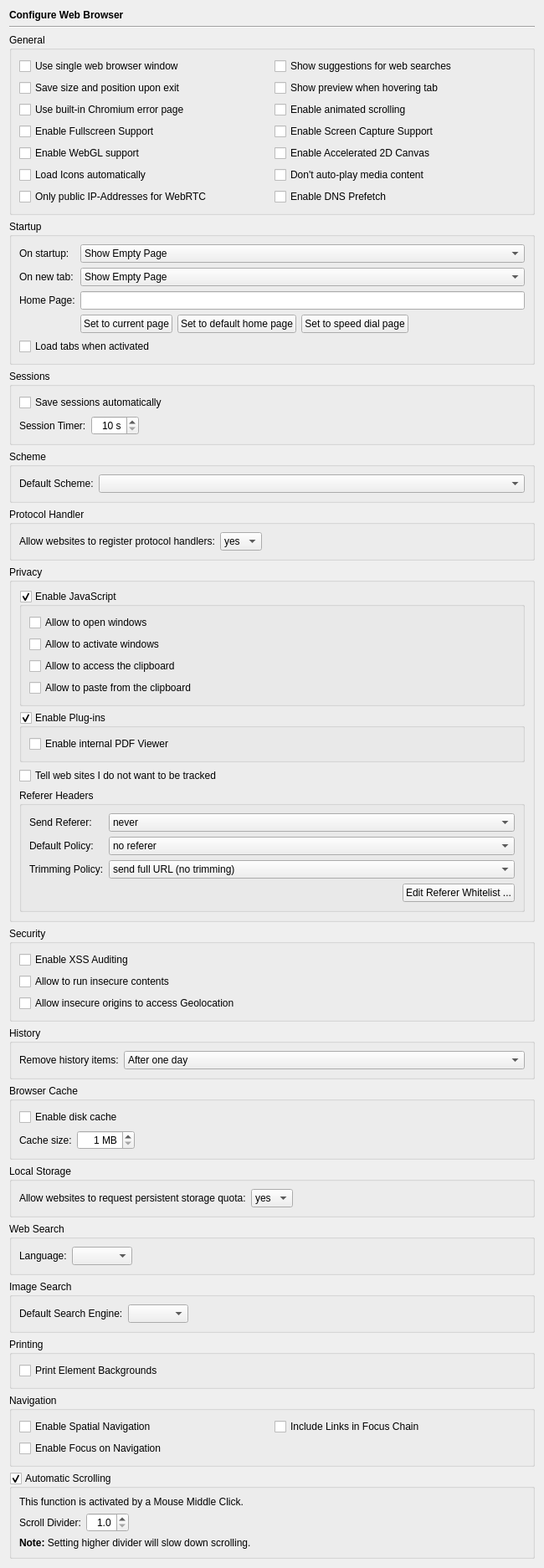
<?xml version="1.0" encoding="UTF-8"?>
<ui version="4.0">
 <class>WebBrowserPage</class>
 <widget class="QWidget" name="WebBrowserPage">
  <property name="geometry">
   <rect>
    <x>0</x>
    <y>0</y>
    <width>650</width>
    <height>1630</height>
   </rect>
  </property>
  <layout class="QVBoxLayout" name="verticalLayout_6">
   <item>
    <widget class="QLabel" name="headerLabel">
     <property name="text">
      <string>&lt;b&gt;Configure Web Browser&lt;/b&gt;</string>
     </property>
    </widget>
   </item>
   <item>
    <widget class="Line" name="line17">
     <property name="frameShape">
      <enum>QFrame::HLine</enum>
     </property>
     <property name="frameShadow">
      <enum>QFrame::Sunken</enum>
     </property>
     <property name="orientation">
      <enum>Qt::Horizontal</enum>
     </property>
    </widget>
   </item>
   <item>
    <widget class="QGroupBox" name="groupBox_4">
     <property name="title">
      <string>General</string>
     </property>
     <layout class="QGridLayout" name="gridLayout_5">
      <item row="0" column="0">
       <widget class="QCheckBox" name="singleHelpWindowCheckBox">
        <property name="toolTip">
         <string>Select to use a single web browser window only</string>
        </property>
        <property name="text">
         <string>Use single web browser window</string>
        </property>
       </widget>
      </item>
      <item row="0" column="1">
       <widget class="QCheckBox" name="webSuggestionsCheckBox">
        <property name="toolTip">
         <string>Select to enable suggestions for web searches</string>
        </property>
        <property name="text">
         <string>Show suggestions for web searches</string>
        </property>
       </widget>
      </item>
      <item row="1" column="0">
       <widget class="QCheckBox" name="saveGeometryCheckBox">
        <property name="toolTip">
         <string>Select to save the window size and position</string>
        </property>
        <property name="text">
         <string>Save size and position upon exit</string>
        </property>
       </widget>
      </item>
      <item row="1" column="1">
       <widget class="QCheckBox" name="showTabPreviews">
        <property name="toolTip">
         <string>Select to show a page preview when the mouse hovers over the tab</string>
        </property>
        <property name="text">
         <string>Show preview when hovering tab</string>
        </property>
       </widget>
      </item>
      <item row="2" column="0">
       <widget class="QCheckBox" name="errorPageCheckBox">
        <property name="toolTip">
         <string>Select to enable displaying the built-in Chromium error pages.</string>
        </property>
        <property name="text">
         <string>Use built-in Chromium error page</string>
        </property>
       </widget>
      </item>
      <item row="2" column="1">
       <widget class="QCheckBox" name="scrollingCheckBox">
        <property name="toolTip">
         <string>Select to activate animated scrolling</string>
        </property>
        <property name="text">
         <string>Enable animated scrolling</string>
        </property>
       </widget>
      </item>
      <item row="3" column="0">
       <widget class="QCheckBox" name="fullscreenCheckBox">
        <property name="toolTip">
         <string>Select to enable fullscreen support</string>
        </property>
        <property name="text">
         <string>Enable Fullscreen Support</string>
        </property>
       </widget>
      </item>
      <item row="3" column="1">
       <widget class="QCheckBox" name="screenCaptureCheckBox">
        <property name="toolTip">
         <string>Select to enable screen capture support</string>
        </property>
        <property name="text">
         <string>Enable Screen Capture Support</string>
        </property>
       </widget>
      </item>
      <item row="4" column="0">
       <widget class="QCheckBox" name="webGLCheckBox">
        <property name="toolTip">
         <string>Select to enable support for WebGL</string>
        </property>
        <property name="text">
         <string>Enable WebGL support</string>
        </property>
       </widget>
      </item>
      <item row="4" column="1">
       <widget class="QCheckBox" name="accelerated2dCanvasCheckBox">
        <property name="toolTip">
         <string>Select to enable support for accelerated 2D canvas using OpenGL</string>
        </property>
        <property name="text">
         <string>Enable Accelerated 2D Canvas</string>
        </property>
       </widget>
      </item>
      <item row="5" column="0">
       <widget class="QCheckBox" name="autoloadIconsCheckBox">
        <property name="toolTip">
         <string>Select to load web site icons automatically</string>
        </property>
        <property name="text">
         <string>Load Icons automatically</string>
        </property>
       </widget>
      </item>
      <item row="5" column="1">
       <widget class="QCheckBox" name="autoplayMediaCheckBox">
        <property name="toolTip">
         <string>Select, to inhibit playback of media content until the user interacts with the page</string>
        </property>
        <property name="text">
         <string>Don't auto-play media content</string>
        </property>
       </widget>
      </item>
      <item row="6" column="0">
       <widget class="QCheckBox" name="webRtcPublicOnlyCheckBox">
        <property name="toolTip">
         <string>Select to limit WebRTC to public IP addresses only</string>
        </property>
        <property name="text">
         <string>Only public IP-Addresses for WebRTC</string>
        </property>
       </widget>
      </item>
      <item row="6" column="1">
       <widget class="QCheckBox" name="dnsPrefetchCheckBox">
        <property name="toolTip">
         <string>Select to try to pre-fetch DNS entries to speed up browsing</string>
        </property>
        <property name="text">
         <string>Enable DNS Prefetch</string>
        </property>
       </widget>
      </item>
     </layout>
    </widget>
   </item>
   <item>
    <widget class="QGroupBox" name="startupGroupBox">
     <property name="title">
      <string>Startup</string>
     </property>
     <layout class="QGridLayout" name="gridLayout_3">
      <item row="0" column="0">
       <widget class="QLabel" name="label">
        <property name="text">
         <string>On startup:</string>
        </property>
       </widget>
      </item>
      <item row="0" column="1" colspan="4">
       <widget class="QComboBox" name="startupCombo">
        <property name="toolTip">
         <string>Select the startup behavior</string>
        </property>
        <item>
         <property name="text">
          <string>Show Empty Page</string>
         </property>
        </item>
        <item>
         <property name="text">
          <string>Show Home Page</string>
         </property>
        </item>
        <item>
         <property name="text">
          <string>Show Speed Dial</string>
         </property>
        </item>
        <item>
         <property name="text">
          <string>Restore Session</string>
         </property>
        </item>
        <item>
         <property name="text">
          <string>Select Session</string>
         </property>
        </item>
       </widget>
      </item>
      <item row="1" column="0">
       <widget class="QLabel" name="label_12">
        <property name="text">
         <string>On new tab:</string>
        </property>
       </widget>
      </item>
      <item row="1" column="1" colspan="4">
       <widget class="QComboBox" name="newTabCombo">
        <property name="toolTip">
         <string>Select the behavior of new tabs</string>
        </property>
        <item>
         <property name="text">
          <string>Show Empty Page</string>
         </property>
        </item>
        <item>
         <property name="text">
          <string>Show Home Page</string>
         </property>
        </item>
        <item>
         <property name="text">
          <string>Show Speed Dial</string>
         </property>
        </item>
       </widget>
      </item>
      <item row="2" column="0">
       <widget class="QLabel" name="homePageLabel">
        <property name="text">
         <string>Home Page:</string>
        </property>
       </widget>
      </item>
      <item row="2" column="1" colspan="4">
       <widget class="QLineEdit" name="homePageEdit">
        <property name="toolTip">
         <string>Enter the desired home page</string>
        </property>
       </widget>
      </item>
      <item row="3" column="1">
       <widget class="QPushButton" name="setCurrentPageButton">
        <property name="toolTip">
         <string>Press to set the current page as the home page</string>
        </property>
        <property name="text">
         <string>Set to current page</string>
        </property>
       </widget>
      </item>
      <item row="3" column="2">
       <widget class="QPushButton" name="defaultHomeButton">
        <property name="toolTip">
         <string>Press to set the default home page</string>
        </property>
        <property name="text">
         <string>Set to default home page</string>
        </property>
       </widget>
      </item>
      <item row="3" column="3">
       <widget class="QPushButton" name="setSpeedDialPageButton">
        <property name="toolTip">
         <string>Press to set the speed dial as the home page</string>
        </property>
        <property name="text">
         <string>Set to speed dial page</string>
        </property>
       </widget>
      </item>
      <item row="3" column="4">
       <spacer name="horizontalSpacer_2">
        <property name="orientation">
         <enum>Qt::Horizontal</enum>
        </property>
        <property name="sizeHint" stdset="0">
         <size>
          <width>160</width>
          <height>20</height>
         </size>
        </property>
       </spacer>
      </item>
      <item row="4" column="0" colspan="5">
       <widget class="QCheckBox" name="loadTabOnActivationCheckBox">
        <property name="toolTip">
         <string>Select to load restored tabs when they are activated</string>
        </property>
        <property name="text">
         <string>Load tabs when activated</string>
        </property>
       </widget>
      </item>
     </layout>
     <zorder>label</zorder>
     <zorder>startupCombo</zorder>
     <zorder>homePageLabel</zorder>
     <zorder>homePageEdit</zorder>
     <zorder>setCurrentPageButton</zorder>
     <zorder>defaultHomeButton</zorder>
     <zorder>label_12</zorder>
     <zorder>newTabCombo</zorder>
     <zorder>loadTabOnActivationCheckBox</zorder>
     <zorder>setSpeedDialPageButton</zorder>
    </widget>
   </item>
   <item>
    <widget class="QGroupBox" name="groupBox_8">
     <property name="title">
      <string>Sessions</string>
     </property>
     <layout class="QGridLayout" name="gridLayout_6">
      <item row="0" column="0" colspan="3">
       <widget class="QCheckBox" name="saveSessionCheckBox">
        <property name="toolTip">
         <string>Select to save sessions automatically</string>
        </property>
        <property name="text">
         <string>Save sessions automatically</string>
        </property>
       </widget>
      </item>
      <item row="1" column="0">
       <widget class="QLabel" name="label_13">
        <property name="text">
         <string>Session Timer:</string>
        </property>
       </widget>
      </item>
      <item row="1" column="1">
       <widget class="QSpinBox" name="sessionTimerSpinBox">
        <property name="toolTip">
         <string>Enter the time to save sessions</string>
        </property>
        <property name="alignment">
         <set>Qt::AlignRight|Qt::AlignTrailing|Qt::AlignVCenter</set>
        </property>
        <property name="suffix">
         <string> s</string>
        </property>
        <property name="minimum">
         <number>10</number>
        </property>
        <property name="maximum">
         <number>180</number>
        </property>
        <property name="singleStep">
         <number>1</number>
        </property>
       </widget>
      </item>
      <item row="1" column="2">
       <spacer name="horizontalSpacer_8">
        <property name="orientation">
         <enum>Qt::Horizontal</enum>
        </property>
        <property name="sizeHint" stdset="0">
         <size>
          <width>443</width>
          <height>20</height>
         </size>
        </property>
       </spacer>
      </item>
     </layout>
    </widget>
   </item>
   <item>
    <widget class="QGroupBox" name="groupBox_2">
     <property name="title">
      <string>Scheme</string>
     </property>
     <layout class="QGridLayout" name="gridLayout_4">
      <item row="0" column="0">
       <widget class="QLabel" name="label_3">
        <property name="text">
         <string>Default Scheme:</string>
        </property>
       </widget>
      </item>
      <item row="0" column="1">
       <widget class="QComboBox" name="defaultSchemeCombo">
        <property name="sizePolicy">
         <sizepolicy hsizetype="Expanding" vsizetype="Fixed">
          <horstretch>0</horstretch>
          <verstretch>0</verstretch>
         </sizepolicy>
        </property>
        <property name="toolTip">
         <string>Select the default scheme</string>
        </property>
        <property name="whatsThis">
         <string>&lt;b&gt;Default Scheme&lt;/b&gt;&lt;p&gt;Select the default scheme. This scheme is prepended to URLs, that don't contain one.&lt;/p&gt;</string>
        </property>
        <property name="editable">
         <bool>false</bool>
        </property>
       </widget>
      </item>
     </layout>
    </widget>
   </item>
   <item>
    <widget class="QGroupBox" name="groupBox_11">
     <property name="title">
      <string>Protocol Handler</string>
     </property>
     <layout class="QHBoxLayout" name="horizontalLayout_8">
      <item>
       <widget class="QLabel" name="label_18">
        <property name="text">
         <string>Allow websites to register protocol handlers:</string>
        </property>
       </widget>
      </item>
      <item>
       <widget class="QComboBox" name="protocolHandlerComboBox">
        <property name="toolTip">
         <string>Select how to allow websites to register protocol handlers via &quot;navigator.registerProtocolHandler&quot;</string>
        </property>
        <item>
         <property name="text">
          <string>yes</string>
         </property>
        </item>
        <item>
         <property name="text">
          <string>no</string>
         </property>
        </item>
        <item>
         <property name="text">
          <string>ask</string>
         </property>
        </item>
       </widget>
      </item>
      <item>
       <spacer name="horizontalSpacer_9">
        <property name="orientation">
         <enum>Qt::Horizontal</enum>
        </property>
        <property name="sizeHint" stdset="0">
         <size>
          <width>272</width>
          <height>20</height>
         </size>
        </property>
       </spacer>
      </item>
     </layout>
    </widget>
   </item>
   <item>
    <widget class="QGroupBox" name="privacyGroup">
     <property name="title">
      <string>Privacy</string>
     </property>
     <layout class="QVBoxLayout" name="verticalLayout_5">
      <item>
       <widget class="QGroupBox" name="javaScriptGroup">
        <property name="toolTip">
         <string>Select to enable JavaScript support</string>
        </property>
        <property name="title">
         <string>Enable JavaScript</string>
        </property>
        <property name="checkable">
         <bool>true</bool>
        </property>
        <layout class="QVBoxLayout" name="verticalLayout_2">
         <item>
          <widget class="QCheckBox" name="jsOpenWindowsCheckBox">
           <property name="toolTip">
            <string>Select to allow JavaScript to open windows</string>
           </property>
           <property name="text">
            <string>Allow to open windows</string>
           </property>
          </widget>
         </item>
         <item>
          <widget class="QCheckBox" name="jsActivateWindowsCheckBox">
           <property name="toolTip">
            <string>Select to allow JavaScript to activate windows</string>
           </property>
           <property name="text">
            <string>Allow to activate windows</string>
           </property>
          </widget>
         </item>
         <item>
          <widget class="QCheckBox" name="jsClipboardCheckBox">
           <property name="toolTip">
            <string>Select to allow JavaScript to access the clipboard</string>
           </property>
           <property name="text">
            <string>Allow to access the clipboard</string>
           </property>
          </widget>
         </item>
         <item>
          <widget class="QCheckBox" name="jsPasteCheckBox">
           <property name="toolTip">
            <string>Select to allow JavaScript to paste from the clipboard (this needs access to the clipboard)</string>
           </property>
           <property name="text">
            <string>Allow to paste from the clipboard</string>
           </property>
          </widget>
         </item>
        </layout>
       </widget>
      </item>
      <item>
       <widget class="QGroupBox" name="pluginsGroup">
        <property name="toolTip">
         <string>Select to enable plugins in web pages</string>
        </property>
        <property name="title">
         <string>Enable Plug-ins</string>
        </property>
        <property name="checkable">
         <bool>true</bool>
        </property>
        <layout class="QVBoxLayout" name="verticalLayout_3">
         <item>
          <widget class="QCheckBox" name="pdfViewerCheckBox">
           <property name="toolTip">
            <string>Select to enable the built-in PDF Viewer</string>
           </property>
           <property name="text">
            <string>Enable internal PDF Viewer</string>
           </property>
          </widget>
         </item>
        </layout>
       </widget>
      </item>
      <item>
       <widget class="QCheckBox" name="doNotTrackCheckBox">
        <property name="toolTip">
         <string>Select to enabled the &quot;Do Not Track&quot; feature</string>
        </property>
        <property name="text">
         <string>Tell web sites I do not want to be tracked</string>
        </property>
       </widget>
      </item>
      <item>
       <widget class="QGroupBox" name="groupBox_9">
        <property name="title">
         <string>Referer Headers</string>
        </property>
        <layout class="QGridLayout" name="gridLayout_7">
         <item row="0" column="0">
          <widget class="QLabel" name="label_14">
           <property name="text">
            <string>Send Referer:</string>
           </property>
          </widget>
         </item>
         <item row="0" column="1">
          <widget class="QComboBox" name="refererSendComboBox">
           <property name="sizePolicy">
            <sizepolicy hsizetype="Expanding" vsizetype="Fixed">
             <horstretch>0</horstretch>
             <verstretch>0</verstretch>
            </sizepolicy>
           </property>
           <property name="toolTip">
            <string>Select when to send a referer header (independent of origin)</string>
           </property>
           <property name="whatsThis">
            <string>&lt;b&gt;Send Referer&lt;/b&gt;
&lt;p&gt;Select, when to send a referer header. This is independent of the requested URL. If a referer header is to be sent, further rules will be applied.&lt;/p&gt;</string>
           </property>
           <item>
            <property name="text">
             <string>never</string>
            </property>
           </item>
           <item>
            <property name="text">
             <string>on click only</string>
            </property>
           </item>
           <item>
            <property name="text">
             <string>always</string>
            </property>
           </item>
          </widget>
         </item>
         <item row="1" column="0">
          <widget class="QLabel" name="label_16">
           <property name="text">
            <string>Default Policy:</string>
           </property>
          </widget>
         </item>
         <item row="1" column="1">
          <widget class="QComboBox" name="refererDefaultPolicyCcomboBox">
           <property name="sizePolicy">
            <sizepolicy hsizetype="Expanding" vsizetype="Fixed">
             <horstretch>0</horstretch>
             <verstretch>0</verstretch>
            </sizepolicy>
           </property>
           <property name="toolTip">
            <string>Select when to send a referer header depending on origin</string>
           </property>
           <property name="whatsThis">
            <string>&lt;b&gt;Default Policy&lt;/b&gt;
&lt;p&gt;Select when to send a referer header depending on origin.&lt;/p&gt;
&lt;ul&gt;
&lt;li&gt;no referer - don't send a referer header&lt;/li&gt;
&lt;li&gt;only when same origin - don't send a referer header if the origin of the target is different&lt;/li&gt;
&lt;li&gt;only origin when cross origin - send trimmed referer header only when same origin, the referer origin when the target is potentially trustworthy and no header otherwise&lt;/li&gt;
&lt;li&gt;no referer when downgrading - don't send a referer header when the target is not potentially trustworthy&lt;/li&gt;
&lt;/ul&gt;</string>
           </property>
           <item>
            <property name="text">
             <string>no referer</string>
            </property>
           </item>
           <item>
            <property name="text">
             <string>only when same origin</string>
            </property>
           </item>
           <item>
            <property name="text">
             <string>only origin when cross origin</string>
            </property>
           </item>
           <item>
            <property name="text">
             <string>no referer when downgrading</string>
            </property>
           </item>
          </widget>
         </item>
         <item row="2" column="0">
          <widget class="QLabel" name="label_15">
           <property name="text">
            <string>Trimming Policy:</string>
           </property>
          </widget>
         </item>
         <item row="2" column="1">
          <widget class="QComboBox" name="refererTrimmingPolicyComboBox">
           <property name="sizePolicy">
            <sizepolicy hsizetype="Expanding" vsizetype="Fixed">
             <horstretch>0</horstretch>
             <verstretch>0</verstretch>
            </sizepolicy>
           </property>
           <property name="toolTip">
            <string>Select how the referer URL shall be trimmed</string>
           </property>
           <property name="whatsThis">
            <string>&lt;b&gt;Trimming Policy&lt;/b&gt;
&lt;p&gt;Select how the referer URL shall be trimmed. The selected rule is applied, when sending a complete referer URL.&lt;/p&gt;
&lt;ul&gt;
&lt;li&gt;send full URL (no trimming) - this does not perform any trimming beyond removing the user information and any fragment&lt;/li&gt;
&lt;li&gt;send the URL without its query string - this removes the user information and the query string&lt;/li&gt;
&lt;li&gt;only send the origin - this shortens the referer URL to the origin, i.e. scheme, host and port only&lt;/li&gt;
&lt;/ul&gt;</string>
           </property>
           <item>
            <property name="text">
             <string>send full URL (no trimming)</string>
            </property>
           </item>
           <item>
            <property name="text">
             <string>send the URL without its query string</string>
            </property>
           </item>
           <item>
            <property name="text">
             <string>only send the origin</string>
            </property>
           </item>
          </widget>
         </item>
         <item row="3" column="0" colspan="2">
          <layout class="QHBoxLayout" name="horizontalLayout_4">
           <item>
            <spacer name="horizontalSpacer_6">
             <property name="orientation">
              <enum>Qt::Horizontal</enum>
             </property>
             <property name="sizeHint" stdset="0">
              <size>
               <width>268</width>
               <height>20</height>
              </size>
             </property>
            </spacer>
           </item>
           <item>
            <widget class="QPushButton" name="refererWhitelistButton">
             <property name="toolTip">
              <string>Press to edit the list of whitelisted hosts</string>
             </property>
             <property name="text">
              <string>Edit Referer Whitelist ...</string>
             </property>
            </widget>
           </item>
          </layout>
         </item>
        </layout>
       </widget>
      </item>
     </layout>
    </widget>
   </item>
   <item>
    <widget class="QGroupBox" name="groupBox_6">
     <property name="title">
      <string>Security</string>
     </property>
     <layout class="QVBoxLayout" name="verticalLayout_4">
      <item>
       <widget class="QCheckBox" name="xssAuditingCheckBox">
        <property name="toolTip">
         <string>Select to enable XSS auditing</string>
        </property>
        <property name="whatsThis">
         <string>&lt;b&gt;Enable XSS Auditing&lt;/b&gt;
&lt;p&gt;This selects whether load requests should be monitored for cross-site scripting attempts. Suspicious scripts will be blocked. These will be reported in the JavaScript console. Enabling this feature might have an impact on performance.&lt;/p&gt;</string>
        </property>
        <property name="text">
         <string>Enable XSS Auditing</string>
        </property>
       </widget>
      </item>
      <item>
       <widget class="QCheckBox" name="insecureContentsCheckBox">
        <property name="toolTip">
         <string>Select to allow HTTPS pages to run JavaScript, CSS, plugins or web-sockets from HTTP URLs</string>
        </property>
        <property name="text">
         <string>Allow to run insecure contents</string>
        </property>
       </widget>
      </item>
      <item>
       <widget class="QCheckBox" name="insecureGeolocationCheckBox">
        <property name="toolTip">
         <string>Select to allow insecure origins (i.e. those not having an https:// URL) to request Geolocation features.</string>
        </property>
        <property name="text">
         <string>Allow insecure origins to access Geolocation</string>
        </property>
       </widget>
      </item>
     </layout>
    </widget>
   </item>
   <item>
    <widget class="QGroupBox" name="groupBox">
     <property name="title">
      <string>History</string>
     </property>
     <layout class="QHBoxLayout" name="horizontalLayout">
      <item>
       <widget class="QLabel" name="label_4">
        <property name="text">
         <string>Remove history items:</string>
        </property>
       </widget>
      </item>
      <item>
       <widget class="QComboBox" name="expireHistory">
        <property name="sizePolicy">
         <sizepolicy hsizetype="Expanding" vsizetype="Fixed">
          <horstretch>0</horstretch>
          <verstretch>0</verstretch>
         </sizepolicy>
        </property>
        <property name="toolTip">
         <string>Select the period for expiration of history entries</string>
        </property>
        <item>
         <property name="text">
          <string>After one day</string>
         </property>
        </item>
        <item>
         <property name="text">
          <string>After one week</string>
         </property>
        </item>
        <item>
         <property name="text">
          <string>After two weeks</string>
         </property>
        </item>
        <item>
         <property name="text">
          <string>After one month</string>
         </property>
        </item>
        <item>
         <property name="text">
          <string>After one year</string>
         </property>
        </item>
        <item>
         <property name="text">
          <string>Manually</string>
         </property>
        </item>
        <item>
         <property name="text">
          <string>On application exit</string>
         </property>
        </item>
       </widget>
      </item>
     </layout>
    </widget>
   </item>
   <item>
    <widget class="QGroupBox" name="cacheGroup">
     <property name="title">
      <string>Browser Cache</string>
     </property>
     <layout class="QGridLayout" name="gridLayout_2">
      <item row="0" column="0" colspan="3">
       <widget class="QCheckBox" name="diskCacheCheckBox">
        <property name="text">
         <string>Enable disk cache</string>
        </property>
       </widget>
      </item>
      <item row="1" column="0">
       <widget class="QLabel" name="label_7">
        <property name="text">
         <string>Cache size:</string>
        </property>
       </widget>
      </item>
      <item row="1" column="1">
       <widget class="QSpinBox" name="cacheSizeSpinBox">
        <property name="toolTip">
         <string>Enter the maximum size of the disk cache</string>
        </property>
        <property name="alignment">
         <set>Qt::AlignRight|Qt::AlignTrailing|Qt::AlignVCenter</set>
        </property>
        <property name="suffix">
         <string> MB</string>
        </property>
        <property name="minimum">
         <number>1</number>
        </property>
        <property name="maximum">
         <number>999</number>
        </property>
       </widget>
      </item>
      <item row="1" column="2">
       <spacer name="horizontalSpacer">
        <property name="orientation">
         <enum>Qt::Horizontal</enum>
        </property>
        <property name="sizeHint" stdset="0">
         <size>
          <width>410</width>
          <height>20</height>
         </size>
        </property>
       </spacer>
      </item>
     </layout>
    </widget>
   </item>
   <item>
    <widget class="QGroupBox" name="groupBox_10">
     <property name="title">
      <string>Local Storage</string>
     </property>
     <layout class="QHBoxLayout" name="horizontalLayout_7">
      <item>
       <widget class="QLabel" name="label_17">
        <property name="text">
         <string>Allow websites to request persistent storage quota:</string>
        </property>
       </widget>
      </item>
      <item>
       <widget class="QComboBox" name="requestQuotaComboBox">
        <property name="toolTip">
         <string>Select how to allow websites to request persistent storage quota via &quot;navigator.webkitPersistentStorage.requestQuota&quot;</string>
        </property>
        <item>
         <property name="text">
          <string>yes</string>
         </property>
        </item>
        <item>
         <property name="text">
          <string>no</string>
         </property>
        </item>
        <item>
         <property name="text">
          <string>ask</string>
         </property>
        </item>
       </widget>
      </item>
      <item>
       <spacer name="horizontalSpacer_10">
        <property name="orientation">
         <enum>Qt::Horizontal</enum>
        </property>
        <property name="sizeHint" stdset="0">
         <size>
          <width>230</width>
          <height>20</height>
         </size>
        </property>
       </spacer>
      </item>
     </layout>
    </widget>
   </item>
   <item>
    <widget class="QGroupBox" name="groupBox_5">
     <property name="title">
      <string>Web Search</string>
     </property>
     <layout class="QHBoxLayout" name="horizontalLayout_2">
      <item>
       <widget class="QLabel" name="label_5">
        <property name="text">
         <string>Language:</string>
        </property>
       </widget>
      </item>
      <item>
       <widget class="QComboBox" name="languageCombo">
        <property name="toolTip">
         <string>Select the language to be used for web searches</string>
        </property>
        <property name="sizeAdjustPolicy">
         <enum>QComboBox::AdjustToContents</enum>
        </property>
       </widget>
      </item>
      <item>
       <spacer name="horizontalSpacer_3">
        <property name="orientation">
         <enum>Qt::Horizontal</enum>
        </property>
        <property name="sizeHint" stdset="0">
         <size>
          <width>450</width>
          <height>20</height>
         </size>
        </property>
       </spacer>
      </item>
     </layout>
    </widget>
   </item>
   <item>
    <widget class="QGroupBox" name="imageSearchGroup">
     <property name="title">
      <string>Image Search</string>
     </property>
     <layout class="QHBoxLayout" name="horizontalLayout_3">
      <item>
       <widget class="QLabel" name="label_8">
        <property name="text">
         <string>Default Search Engine:</string>
        </property>
       </widget>
      </item>
      <item>
       <widget class="QComboBox" name="imageSearchComboBox">
        <property name="toolTip">
         <string>Select the default search engine for image searches</string>
        </property>
       </widget>
      </item>
      <item>
       <spacer name="horizontalSpacer_5">
        <property name="orientation">
         <enum>Qt::Horizontal</enum>
        </property>
        <property name="sizeHint" stdset="0">
         <size>
          <width>383</width>
          <height>20</height>
         </size>
        </property>
       </spacer>
      </item>
     </layout>
    </widget>
   </item>
   <item>
    <widget class="QGroupBox" name="groupBox_7">
     <property name="title">
      <string>Printing</string>
     </property>
     <layout class="QHBoxLayout" name="horizontalLayout_6">
      <item>
       <widget class="QCheckBox" name="printBackgroundCheckBox">
        <property name="toolTip">
         <string>Select to print the background of page elements as well</string>
        </property>
        <property name="text">
         <string>Print Element Backgrounds</string>
        </property>
       </widget>
      </item>
     </layout>
    </widget>
   </item>
   <item>
    <widget class="QGroupBox" name="groupBox_3">
     <property name="title">
      <string>Navigation</string>
     </property>
     <layout class="QGridLayout" name="gridLayout">
      <item row="0" column="0">
       <widget class="QCheckBox" name="spatialCheckBox">
        <property name="toolTip">
         <string>Select to enable the spatial navigation feature</string>
        </property>
        <property name="whatsThis">
         <string>&lt;b&gt;Enable Spatial Navigation&lt;/b&gt;
&lt;p&gt;This enables or disables the Spatial Navigation feature, which consists in the ability to navigate between focusable elements in a Web page, such as hyperlinks and form controls, by using Left, Right, Up and Down arrow keys. For example, if a user presses the Right key, heuristics determine whether there is an element he might be trying to reach towards the right and which element he probably wants.&lt;/p&gt;</string>
        </property>
        <property name="text">
         <string>Enable Spatial Navigation</string>
        </property>
       </widget>
      </item>
      <item row="0" column="1">
       <widget class="QCheckBox" name="linksInFocusChainCheckBox">
        <property name="toolTip">
         <string>Select to include links in focus chain</string>
        </property>
        <property name="whatsThis">
         <string>&lt;b&gt;Include Links in Focus Chain&lt;/b&gt;
&lt;p&gt;This selects whether hyperlinks should be included in the keyboard focus chain.&lt;/p&gt;</string>
        </property>
        <property name="text">
         <string>Include Links in Focus Chain</string>
        </property>
       </widget>
      </item>
      <item row="1" column="0">
       <widget class="QCheckBox" name="focusOnNavigationCheckBox">
        <property name="toolTip">
         <string>Select to give the focus to the view whenever a navigation event occurs</string>
        </property>
        <property name="text">
         <string>Enable Focus on Navigation</string>
        </property>
       </widget>
      </item>
     </layout>
    </widget>
   </item>
   <item>
    <widget class="QGroupBox" name="autoScrollGroupBox">
     <property name="toolTip">
      <string>Select to enable the auto-scroller</string>
     </property>
     <property name="title">
      <string>Automatic Scrolling</string>
     </property>
     <property name="checkable">
      <bool>true</bool>
     </property>
     <layout class="QVBoxLayout" name="verticalLayout">
      <item>
       <widget class="QLabel" name="label_11">
        <property name="text">
         <string>This function is activated by a Mouse Middle Click.</string>
        </property>
        <property name="wordWrap">
         <bool>true</bool>
        </property>
       </widget>
      </item>
      <item>
       <layout class="QHBoxLayout" name="horizontalLayout_5">
        <item>
         <widget class="QLabel" name="label_9">
          <property name="text">
           <string>Scroll Divider:</string>
          </property>
         </widget>
        </item>
        <item>
         <widget class="QDoubleSpinBox" name="autoScrollDividerSpinBox">
          <property name="toolTip">
           <string>Enter the auto-scroll divider value</string>
          </property>
          <property name="alignment">
           <set>Qt::AlignRight|Qt::AlignTrailing|Qt::AlignVCenter</set>
          </property>
          <property name="decimals">
           <number>1</number>
          </property>
          <property name="minimum">
           <double>1.000000000000000</double>
          </property>
          <property name="maximum">
           <double>99.900000000000006</double>
          </property>
         </widget>
        </item>
        <item>
         <spacer name="horizontalSpacer_7">
          <property name="orientation">
           <enum>Qt::Horizontal</enum>
          </property>
          <property name="sizeHint" stdset="0">
           <size>
            <width>40</width>
            <height>20</height>
           </size>
          </property>
         </spacer>
        </item>
       </layout>
      </item>
      <item>
       <widget class="QLabel" name="label_10">
        <property name="text">
         <string>&lt;b&gt;Note:&lt;/b&gt; Setting higher divider will slow down scrolling.</string>
        </property>
        <property name="wordWrap">
         <bool>true</bool>
        </property>
       </widget>
      </item>
     </layout>
    </widget>
   </item>
  </layout>
 </widget>
 <tabstops>
  <tabstop>singleHelpWindowCheckBox</tabstop>
  <tabstop>webSuggestionsCheckBox</tabstop>
  <tabstop>saveGeometryCheckBox</tabstop>
  <tabstop>showTabPreviews</tabstop>
  <tabstop>errorPageCheckBox</tabstop>
  <tabstop>scrollingCheckBox</tabstop>
  <tabstop>fullscreenCheckBox</tabstop>
  <tabstop>screenCaptureCheckBox</tabstop>
  <tabstop>webGLCheckBox</tabstop>
  <tabstop>accelerated2dCanvasCheckBox</tabstop>
  <tabstop>autoloadIconsCheckBox</tabstop>
  <tabstop>autoplayMediaCheckBox</tabstop>
  <tabstop>webRtcPublicOnlyCheckBox</tabstop>
  <tabstop>dnsPrefetchCheckBox</tabstop>
  <tabstop>startupCombo</tabstop>
  <tabstop>newTabCombo</tabstop>
  <tabstop>homePageEdit</tabstop>
  <tabstop>setCurrentPageButton</tabstop>
  <tabstop>defaultHomeButton</tabstop>
  <tabstop>setSpeedDialPageButton</tabstop>
  <tabstop>loadTabOnActivationCheckBox</tabstop>
  <tabstop>saveSessionCheckBox</tabstop>
  <tabstop>sessionTimerSpinBox</tabstop>
  <tabstop>defaultSchemeCombo</tabstop>
  <tabstop>protocolHandlerComboBox</tabstop>
  <tabstop>javaScriptGroup</tabstop>
  <tabstop>jsOpenWindowsCheckBox</tabstop>
  <tabstop>jsActivateWindowsCheckBox</tabstop>
  <tabstop>jsClipboardCheckBox</tabstop>
  <tabstop>jsPasteCheckBox</tabstop>
  <tabstop>pluginsGroup</tabstop>
  <tabstop>pdfViewerCheckBox</tabstop>
  <tabstop>doNotTrackCheckBox</tabstop>
  <tabstop>refererSendComboBox</tabstop>
  <tabstop>refererDefaultPolicyCcomboBox</tabstop>
  <tabstop>refererTrimmingPolicyComboBox</tabstop>
  <tabstop>refererWhitelistButton</tabstop>
  <tabstop>xssAuditingCheckBox</tabstop>
  <tabstop>insecureContentsCheckBox</tabstop>
  <tabstop>insecureGeolocationCheckBox</tabstop>
  <tabstop>expireHistory</tabstop>
  <tabstop>diskCacheCheckBox</tabstop>
  <tabstop>cacheSizeSpinBox</tabstop>
  <tabstop>requestQuotaComboBox</tabstop>
  <tabstop>languageCombo</tabstop>
  <tabstop>imageSearchComboBox</tabstop>
  <tabstop>printBackgroundCheckBox</tabstop>
  <tabstop>spatialCheckBox</tabstop>
  <tabstop>linksInFocusChainCheckBox</tabstop>
  <tabstop>focusOnNavigationCheckBox</tabstop>
  <tabstop>autoScrollGroupBox</tabstop>
  <tabstop>autoScrollDividerSpinBox</tabstop>
 </tabstops>
 <resources/>
 <connections/>
</ui>
